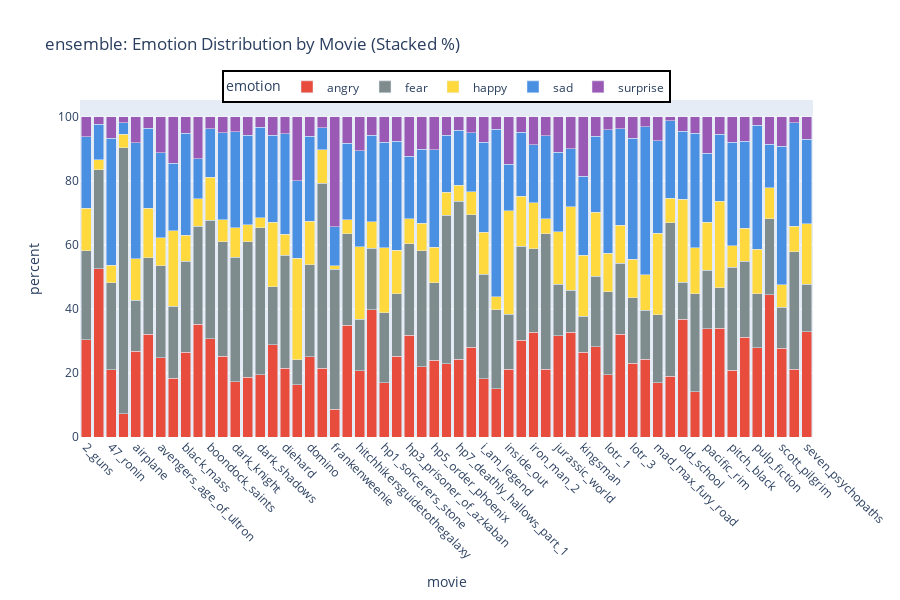

Notebook code for this chart:
### Code cell
stacked_emo_perc_by_movie(tidy, save_path=None, name='ensemble')

### Figure 1 — Plotly figure (JSON) as saved in the notebook; plotly's stock layout.template omitted (floating-point values rounded to 4 significant figures)
{"data": [{"hovertemplate": "emotion=angry<br>movie=%{x}<br>percent=%{y}<extra></extra>", "legendgroup": "angry", "marker": {"color": "#E74C3C", "pattern": {"shape": ""}}, "name": "angry", "orientation": "v", "showlegend": true, "textposition": "auto", "type": "bar", "x": ["2_guns", "300", "47_ronin", "9", "airplane", "amazing_spider-man_the", "avengers_age_of_ultron", "big_hero_6", "black_mass", "blackkklansman", "boondock_saints", "chronicles_of_riddick", "dark_knight", "dark_knight_rises", "dark_shadows", "dazed_and_confused", "diehard", "dodgeball", "domino", "finding_nemo", "frankenweenie", "gaffigan_kingbaby", "hitchhikersguidetothegalaxy", "hot_fuzz", "hp1_sorcerers_stone", "hp2_chamber_of_secrets", "hp3_prisoner_of_azkaban", "hp4_goblet_of_fire", "hp5_order_phoenix", "hp6_half_blood_prince", "hp7_deathly_hallows_part_1", "hp7_deathly_hallows_part_2", "i_am_legend", "inception", "inside_out", "iron_man", "iron_man_2", "iron_man_3", "jurassic_world", "kick_ass", "kingsman", "lego_movie", "lotr_1", "lotr_2", "lotr_3", "lucky_number_slevin", "mad_max_fury_road", "mad_max_thunderdome", "old_school", "once_upon_a_time_in_mexico_t00", "pacific_rim", "pineapple_exp", "pitch_black", "point_break", "pulp_fiction", "real_steel", "scott_pilgrim", "serenity", "seven_psychopaths"], "xaxis": "x", "y": [30.35, 52.57, 20.94, 7.28, 26.79, 32.12, 24.77, 18.39, 26.53, 35.22, 30.62, 25.21, 17.32, 18.65, 19.4, 28.84, 21.4, 16.39, 25.05, 21.55, 8.649, 34.84, 20.69, 39.79, 16.95, 25.15, 31.81, 21.97, 24.0, 22.83, 24.24, 28.04, 18.26, 15.02, 21.23, 30.18, 32.75, 21.22, 31.69, 32.73, 26.48, 28.14, 19.44, 32.15, 22.97, 24.24, 16.91, 19.05, 36.83, 14.2, 33.78, 34.04, 20.83, 31.1, 27.96, 44.36, 27.68, 21.18, 32.87], "yaxis": "y"}, {"hovertemplate": "emotion=fear<br>movie=%{x}<br>percent=%{y}<extra></extra>", "legendgroup": "fear", "marker": {"color": "#7F8C8D", "pattern": {"shape": ""}}, "name": "fear", "orientation": "v", "showlegend": true, "textposition": "auto", "type": "bar", "x": ["2_guns", "300", "47_ronin", "9", "airplane", "amazing_spider-man_the", "avengers_age_of_ultron", "big_hero_6", "black_mass", "blackkklansman", "boondock_saints", "chronicles_of_riddick", "dark_knight", "dark_knight_rises", "dark_shadows", "dazed_and_confused", "diehard", "dodgeball", "domino", "finding_nemo", "frankenweenie", "gaffigan_kingbaby", "hitchhikersguidetothegalaxy", "hot_fuzz", "hp1_sorcerers_stone", "hp2_chamber_of_secrets", "hp3_prisoner_of_azkaban", "hp4_goblet_of_fire", "hp5_order_phoenix", "hp6_half_blood_prince", "hp7_deathly_hallows_part_1", "hp7_deathly_hallows_part_2", "i_am_legend", "inception", "inside_out", "iron_man", "iron_man_2", "iron_man_3", "jurassic_world", "kick_ass", "kingsman", "lego_movie", "lotr_1", "lotr_2", "lotr_3", "lucky_number_slevin", "mad_max_fury_road", "mad_max_thunderdome", "old_school", "once_upon_a_time_in_mexico_t00", "pacific_rim", "pineapple_exp", "pitch_black", "point_break", "pulp_fiction", "real_steel", "scott_pilgrim", "serenity", "seven_psychopaths"], "xaxis": "x", "y": [27.89, 30.95, 27.27, 83.14, 15.93, 23.8, 28.76, 22.53, 28.41, 30.57, 37.1, 35.86, 38.84, 42.39, 45.96, 18.08, 35.38, 7.742, 28.76, 57.76, 43.78, 28.57, 16.03, 19.18, 21.86, 19.55, 28.48, 36.2, 24.24, 46.39, 49.35, 41.33, 32.61, 24.68, 17.06, 29.41, 26.0, 42.21, 16.02, 13.06, 11.18, 22.03, 25.94, 22.16, 20.48, 15.38, 21.21, 47.82, 11.53, 30.54, 18.35, 12.56, 32.2, 23.76, 16.85, 23.84, 12.83, 36.75, 14.83], "yaxis": "y"}, {"hovertemplate": "emotion=happy<br>movie=%{x}<br>percent=%{y}<extra></extra>", "legendgroup": "happy", "marker": {"color": "#FFD93D", "pattern": {"shape": ""}}, "name": "happy", "orientation": "v", "showlegend": true, "textposition": "auto", "type": "bar", "x": ["2_guns", "300", "47_ronin", "9", "airplane", "amazing_spider-man_the", "avengers_age_of_ultron", "big_hero_6", "black_mass", "blackkklansman", "boondock_saints", "chronicles_of_riddick", "dark_knight", "dark_knight_rises", "dark_shadows", "dazed_and_confused", "diehard", "dodgeball", "domino", "finding_nemo", "frankenweenie", "gaffigan_kingbaby", "hitchhikersguidetothegalaxy", "hot_fuzz", "hp1_sorcerers_stone", "hp2_chamber_of_secrets", "hp3_prisoner_of_azkaban", "hp4_goblet_of_fire", "hp5_order_phoenix", "hp6_half_blood_prince", "hp7_deathly_hallows_part_1", "hp7_deathly_hallows_part_2", "i_am_legend", "inception", "inside_out", "iron_man", "iron_man_2", "iron_man_3", "jurassic_world", "kick_ass", "kingsman", "lego_movie", "lotr_1", "lotr_2", "lotr_3", "lucky_number_slevin", "mad_max_fury_road", "mad_max_thunderdome", "old_school", "once_upon_a_time_in_mexico_t00", "pacific_rim", "pineapple_exp", "pitch_black", "point_break", "pulp_fiction", "real_steel", "scott_pilgrim", "serenity", "seven_psychopaths"], "xaxis": "x", "y": [13.25, 3.108, 5.51, 4.215, 12.96, 15.47, 8.685, 23.45, 8.012, 8.704, 13.47, 6.864, 9.196, 5.195, 3.125, 20.23, 6.568, 31.74, 13.51, 10.34, 1.081, 4.373, 22.76, 8.341, 20.25, 13.61, 7.9, 8.599, 11.06, 7.225, 5.051, 7.196, 13.04, 4.153, 32.34, 15.6, 14.37, 4.751, 16.39, 26.13, 19.15, 20.0, 12.07, 11.76, 12.12, 11.11, 25.52, 7.738, 25.95, 14.45, 14.89, 27.05, 6.647, 10.37, 13.8, 9.682, 7.058, 7.831, 18.97], "yaxis": "y"}, {"hovertemplate": "emotion=sad<br>movie=%{x}<br>percent=%{y}<extra></extra>", "legendgroup": "sad", "marker": {"color": "#4A90E2", "pattern": {"shape": ""}}, "name": "sad", "orientation": "v", "showlegend": true, "textposition": "auto", "type": "bar", "x": ["2_guns", "300", "47_ronin", "9", "airplane", "amazing_spider-man_the", "avengers_age_of_ultron", "big_hero_6", "black_mass", "blackkklansman", "boondock_saints", "chronicles_of_riddick", "dark_knight", "dark_knight_rises", "dark_shadows", "dazed_and_confused", "diehard", "dodgeball", "domino", "finding_nemo", "frankenweenie", "gaffigan_kingbaby", "hitchhikersguidetothegalaxy", "hot_fuzz", "hp1_sorcerers_stone", "hp2_chamber_of_secrets", "hp3_prisoner_of_azkaban", "hp4_goblet_of_fire", "hp5_order_phoenix", "hp6_half_blood_prince", "hp7_deathly_hallows_part_1", "hp7_deathly_hallows_part_2", "i_am_legend", "inception", "inside_out", "iron_man", "iron_man_2", "iron_man_3", "jurassic_world", "kick_ass", "kingsman", "lego_movie", "lotr_1", "lotr_2", "lotr_3", "lucky_number_slevin", "mad_max_fury_road", "mad_max_thunderdome", "old_school", "once_upon_a_time_in_mexico_t00", "pacific_rim", "pineapple_exp", "pitch_black", "point_break", "pulp_fiction", "real_steel", "scott_pilgrim", "serenity", "seven_psychopaths"], "xaxis": "x", "y": [22.34, 11.08, 39.53, 3.448, 36.17, 25.09, 26.64, 21.15, 31.95, 12.45, 15.12, 27.1, 30.0, 28.01, 28.26, 27.12, 31.36, 24.13, 26.58, 6.897, 12.16, 23.91, 30.0, 26.94, 33.01, 34.11, 19.54, 23.14, 30.35, 17.77, 17.17, 18.45, 28.12, 52.32, 14.48, 20.08, 18.12, 25.86, 24.82, 18.17, 24.68, 23.73, 38.48, 30.22, 37.73, 46.13, 28.87, 24.21, 21.23, 35.61, 21.54, 20.97, 32.35, 27.11, 38.8, 13.58, 43.17, 32.43, 26.32], "yaxis": "y"}, {"hovertemplate": "emotion=surprise<br>movie=%{x}<br>percent=%{y}<extra></extra>", "legendgroup": "surprise", "marker": {"color": "#9B59B6", "pattern": {"shape": ""}}, "name": "surprise", "orientation": "v", "showlegend": true, "textposition": "auto", "type": "bar", "x": ["2_guns", "300", "47_ronin", "9", "airplane", "amazing_spider-man_the", "avengers_age_of_ultron", "big_hero_6", "black_mass", "blackkklansman", "boondock_saints", "chronicles_of_riddick", "dark_knight", "dark_knight_rises", "dark_shadows", "dazed_and_confused", "diehard", "dodgeball", "domino", "finding_nemo", "frankenweenie", "gaffigan_kingbaby", "hitchhikersguidetothegalaxy", "hot_fuzz", "hp1_sorcerers_stone", "hp2_chamber_of_secrets", "hp3_prisoner_of_azkaban", "hp4_goblet_of_fire", "hp5_order_phoenix", "hp6_half_blood_prince", "hp7_deathly_hallows_part_1", "hp7_deathly_hallows_part_2", "i_am_legend", "inception", "inside_out", "iron_man", "iron_man_2", "iron_man_3", "jurassic_world", "kick_ass", "kingsman", "lego_movie", "lotr_1", "lotr_2", "lotr_3", "lucky_number_slevin", "mad_max_fury_road", "mad_max_thunderdome", "old_school", "once_upon_a_time_in_mexico_t00", "pacific_rim", "pineapple_exp", "pitch_black", "point_break", "pulp_fiction", "real_steel", "scott_pilgrim", "serenity", "seven_psychopaths"], "xaxis": "x", "y": [6.163, 2.297, 6.749, 1.916, 8.148, 3.517, 11.15, 14.48, 5.099, 13.06, 3.685, 4.97, 4.643, 5.751, 3.255, 5.739, 5.297, 20.0, 6.1, 3.448, 34.32, 8.309, 10.52, 5.753, 7.939, 7.58, 12.27, 10.08, 10.35, 5.78, 4.185, 4.982, 7.971, 3.834, 14.88, 4.731, 8.75, 5.967, 11.08, 9.91, 18.51, 6.102, 4.075, 3.707, 6.702, 3.143, 7.496, 1.19, 4.456, 5.196, 11.44, 5.37, 7.976, 7.667, 2.599, 8.526, 9.258, 1.807, 7.011], "yaxis": "y"}], "layout": {"barmode": "stack", "height": 600, "legend": {"bordercolor": "#000000", "borderwidth": 2, "orientation": "h", "title": {"text": "emotion"}, "tracegroupgap": 0, "x": 0.5, "xanchor": "center", "y": 0.99, "yanchor": "bottom"}, "title": {"text": "ensemble: Emotion Distribution by Movie (Stacked %)"}, "xaxis": {"anchor": "y", "domain": [0, 1], "tickangle": 45, "title": {"text": "movie"}}, "yaxis": {"anchor": "x", "domain": [0, 1], "title": {"text": "percent"}}}}
